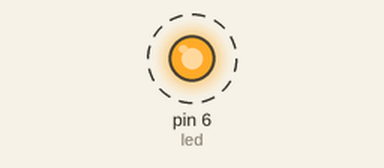
This sketch was run on a simulated Arduino Uno, built with avr-gcc and run on an emulated ATmega328P. On the bench: output pins drawn as LEDs (lit = HIGH). Dashed ring = blinking.

Above: at 0.2 s.
Timing chart, 0 to 3.0 s (numbered marks = the images above):
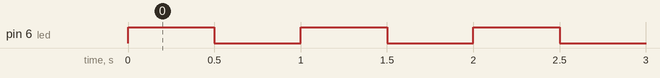

Measured:
- by itself, pin 6 (led): alternates HIGH for 0.50 s and LOW for 0.50 s

The sketch:

User_Program1_2.ino
```cpp
/*Software 1073 Arduino BoeBots
User Program
Method stubs are pre-made. add your own code to complete the challenge!

Program Task: Blink an LED on pin 5
Feel free to view the example program within the same folder if you need help!
*/
int led = 6;
int blinkDelay = 500;
void setup()
{
  pinMode(led, OUTPUT);
  //your code goes here
}

void loop()
{
  //also here
  digitalWrite(led, HIGH);
  delay(blinkDelay);
  digitalWrite(led, LOW);
  delay(blinkDelay);

}
```
